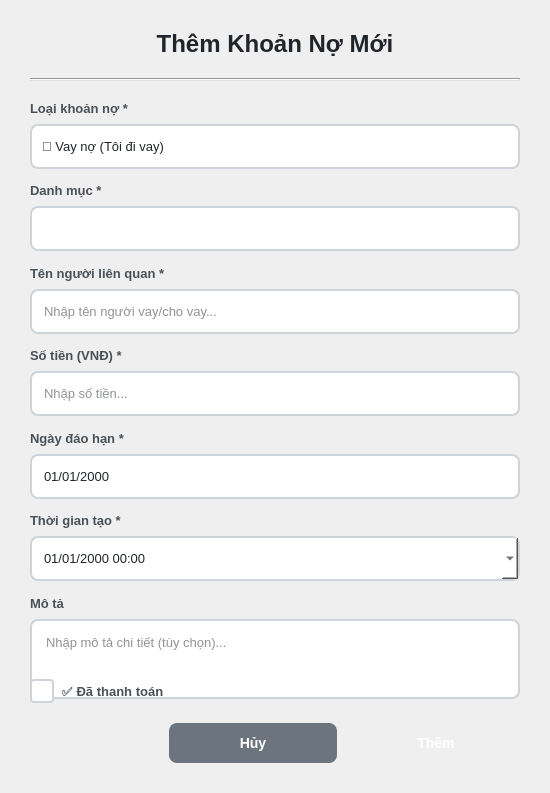
<?xml version="1.0" encoding="UTF-8"?>
<ui version="4.0">
 <class>AddDebtDialog</class>
 <widget class="QDialog" name="AddDebtDialog">
  <property name="geometry">
   <rect>
    <x>0</x>
    <y>0</y>
    <width>550</width>
    <height>793</height>
   </rect>
  </property>
  <property name="minimumSize">
   <size>
    <width>550</width>
    <height>700</height>
   </size>
  </property>
  <property name="maximumSize">
   <size>
    <width>550</width>
    <height>930</height>
   </size>
  </property>
  <property name="windowTitle">
   <string>Thêm Khoản Nợ</string>
  </property>
  <property name="styleSheet">
   <string notr="true">QDialog {
    background: qlineargradient(x1:0, y1:0, x2:0, y2:1,
                                stop:0 #f8f9fa, stop:1 #e9ecef);
}

QLabel {
    font-size: 13px;
    font-weight: 500;
    color: #495057;
}

QLabel#titleLabel {
    font-size: 24px;
    font-weight: 700;
    color: #212529;
}

QLineEdit, QTextEdit, QComboBox, QDateTimeEdit, QDateEdit {
    padding: 10px;
    border: 2px solid #ced4da;
    border-radius: 8px;
    background: white;
    font-size: 13px;
    color: #212529;
}

QLineEdit:focus, QTextEdit:focus, QComboBox:focus, QDateTimeEdit:focus, QDateEdit:focus {
    border-color: #FF6B6B;
    outline: none;
}

QComboBox::drop-down, QDateEdit::drop-down {
    border: none;
    width: 30px;
}

QComboBox::down-arrow, QDateEdit::down-arrow {
    width: 12px;
    height: 12px;
}

QCheckBox {
    font-size: 13px;
    font-weight: 600;
    color: #495057;
    spacing: 8px;
}

QCheckBox::indicator {
    width: 20px;
    height: 20px;
    border: 2px solid #ced4da;
    border-radius: 4px;
    background: white;
}

QCheckBox::indicator:checked {
    background: #FF6B6B;
    border-color: #FF6B6B;
}

QPushButton {
    padding: 12px 24px;
    border: none;
    border-radius: 8px;
    font-size: 14px;
    font-weight: 600;
    min-width: 120px;
}

QPushButton#submitButton {
    background: qlineargradient(x1:0, y1:0, x2:1, y2:0,
                                stop:0 #FF6B6B, stop:1 #EE5A52);
    color: white;
}

QPushButton#submitButton:hover {
    background: qlineargradient(x1:0, y1:0, x2:1, y2:0,
                                stop:0 #EE5A52, stop:1 #DC4C41);
}

QPushButton#cancelButton {
    background: #6c757d;
    color: white;
}

QPushButton#cancelButton:hover {
    background: #5a6268;
}

QFrame#separatorLine {
    background-color: #dee2e6;
    max-height: 1px;
}</string>
  </property>
  <layout class="QVBoxLayout" name="verticalLayout">
   <property name="spacing">
    <number>20</number>
   </property>
   <property name="leftMargin">
    <number>30</number>
   </property>
   <property name="topMargin">
    <number>30</number>
   </property>
   <property name="rightMargin">
    <number>30</number>
   </property>
   <property name="bottomMargin">
    <number>30</number>
   </property>
   <item>
    <widget class="QLabel" name="titleLabel">
     <property name="text">
      <string>Thêm Khoản Nợ Mới</string>
     </property>
     <property name="alignment">
      <set>Qt::AlignmentFlag::AlignCenter</set>
     </property>
    </widget>
   </item>
   <item>
    <widget class="QFrame" name="separatorLine">
     <property name="frameShape">
      <enum>QFrame::Shape::HLine</enum>
     </property>
     <property name="frameShadow">
      <enum>QFrame::Shadow::Sunken</enum>
     </property>
    </widget>
   </item>
   <item>
    <layout class="QVBoxLayout" name="typeLayout">
     <property name="spacing">
      <number>8</number>
     </property>
     <item>
      <widget class="QLabel" name="typeLabel">
       <property name="text">
        <string>Loại khoản nợ *</string>
       </property>
      </widget>
     </item>
     <item>
      <widget class="QComboBox" name="typeComboBox">
       <property name="minimumSize">
        <size>
         <width>0</width>
         <height>45</height>
        </size>
       </property>
       <item>
        <property name="text">
         <string>💸 Vay nợ (Tôi đi vay)</string>
        </property>
       </item>
       <item>
        <property name="text">
         <string>💰 Cho vay (Tôi cho vay)</string>
        </property>
       </item>
      </widget>
     </item>
    </layout>
   </item>
   <item>
    <layout class="QVBoxLayout" name="categoryLayout">
     <property name="spacing">
      <number>8</number>
     </property>
     <item>
      <widget class="QLabel" name="categoryLabel">
       <property name="text">
        <string>Danh mục *</string>
       </property>
      </widget>
     </item>
     <item>
      <widget class="QComboBox" name="categoryComboBox">
       <property name="minimumSize">
        <size>
         <width>0</width>
         <height>45</height>
        </size>
       </property>
      </widget>
     </item>
    </layout>
   </item>
   <item>
    <layout class="QVBoxLayout" name="debtorLayout">
     <property name="spacing">
      <number>8</number>
     </property>
     <item>
      <widget class="QLabel" name="debtorLabel">
       <property name="text">
        <string>Tên người liên quan *</string>
       </property>
      </widget>
     </item>
     <item>
      <widget class="QLineEdit" name="debtorLineEdit">
       <property name="minimumSize">
        <size>
         <width>0</width>
         <height>45</height>
        </size>
       </property>
       <property name="placeholderText">
        <string>Nhập tên người vay/cho vay...</string>
       </property>
      </widget>
     </item>
    </layout>
   </item>
   <item>
    <layout class="QVBoxLayout" name="amountLayout">
     <property name="spacing">
      <number>8</number>
     </property>
     <item>
      <widget class="QLabel" name="amountLabel">
       <property name="text">
        <string>Số tiền (VNĐ) *</string>
       </property>
      </widget>
     </item>
     <item>
      <widget class="QLineEdit" name="amountLineEdit">
       <property name="minimumSize">
        <size>
         <width>0</width>
         <height>45</height>
        </size>
       </property>
       <property name="placeholderText">
        <string>Nhập số tiền...</string>
       </property>
      </widget>
     </item>
    </layout>
   </item>
   <item>
    <layout class="QVBoxLayout" name="dueDateLayout">
     <property name="spacing">
      <number>8</number>
     </property>
     <item>
      <widget class="QLabel" name="dueDateLabel">
       <property name="text">
        <string>Ngày đáo hạn *</string>
       </property>
      </widget>
     </item>
     <item>
      <widget class="QDateEdit" name="dueDateEdit">
       <property name="minimumSize">
        <size>
         <width>0</width>
         <height>45</height>
        </size>
       </property>
       <property name="displayFormat">
        <string>dd/MM/yyyy</string>
       </property>
       <property name="calendarPopup">
        <bool>true</bool>
       </property>
      </widget>
     </item>
    </layout>
   </item>
   <item>
    <layout class="QVBoxLayout" name="dateTimeLayout">
     <property name="spacing">
      <number>8</number>
     </property>
     <item>
      <widget class="QLabel" name="dateTimeLabel">
       <property name="text">
        <string>Thời gian tạo *</string>
       </property>
      </widget>
     </item>
     <item>
      <widget class="QDateTimeEdit" name="dateTimeEdit">
       <property name="minimumSize">
        <size>
         <width>0</width>
         <height>45</height>
        </size>
       </property>
       <property name="displayFormat">
        <string>dd/MM/yyyy HH:mm</string>
       </property>
       <property name="calendarPopup">
        <bool>true</bool>
       </property>
      </widget>
     </item>
    </layout>
   </item>
   <item>
    <layout class="QVBoxLayout" name="descriptionLayout">
     <property name="spacing">
      <number>8</number>
     </property>
     <item>
      <widget class="QLabel" name="descriptionLabel">
       <property name="text">
        <string>Mô tả</string>
       </property>
      </widget>
     </item>
     <item>
      <widget class="QTextEdit" name="descriptionTextEdit">
       <property name="minimumSize">
        <size>
         <width>0</width>
         <height>80</height>
        </size>
       </property>
       <property name="maximumSize">
        <size>
         <width>16777215</width>
         <height>80</height>
        </size>
       </property>
       <property name="placeholderText">
        <string>Nhập mô tả chi tiết (tùy chọn)...</string>
       </property>
      </widget>
     </item>
    </layout>
   </item>
   <item>
    <spacer name="verticalSpacer">
     <property name="orientation">
      <enum>Qt::Orientation::Vertical</enum>
     </property>
     <property name="sizeHint" stdset="0">
      <size>
       <width>20</width>
       <height>10</height>
      </size>
     </property>
    </spacer>
   </item>
   <item>
    <widget class="QCheckBox" name="paidCheckBox">
     <property name="text">
      <string>✅ Đã thanh toán</string>
     </property>
    </widget>
   </item>
   <item>
    <layout class="QHBoxLayout" name="buttonLayout">
     <property name="spacing">
      <number>15</number>
     </property>
     <item>
      <spacer name="horizontalSpacer">
       <property name="orientation">
        <enum>Qt::Orientation::Horizontal</enum>
       </property>
       <property name="sizeHint" stdset="0">
        <size>
         <width>40</width>
         <height>20</height>
        </size>
       </property>
      </spacer>
     </item>
     <item>
      <widget class="QPushButton" name="cancelButton">
       <property name="text">
        <string>Hủy</string>
       </property>
      </widget>
     </item>
     <item>
      <widget class="QPushButton" name="submitButton">
       <property name="text">
        <string>Thêm</string>
       </property>
      </widget>
     </item>
    </layout>
   </item>
  </layout>
 </widget>
 <resources/>
 <connections/>
</ui>
